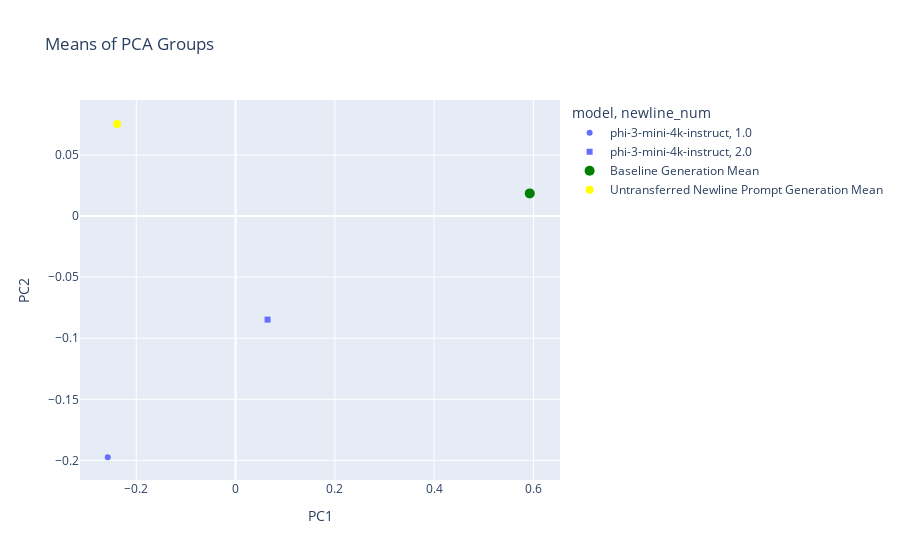

This figure's notebook cell:
### Code cell
pca_df = pd.DataFrame(embeddings_reduced, columns=['PC1', 'PC2'])
pca_df['model'] = results_df['model']
pca_df['newline_num'] = results_df['newline_num']

mean_pca_df = pca_df.groupby(['model', 'newline_num']).mean().reset_index()
print(mean_pca_df.head())

# fig.add_trace(px.scatter(mean_pca_df, x='PC1', y='PC2', color='temperature', symbol='layers_string', 
#                          title='Means of PCA Groups').data[0]):
mean_pca_df['type'] = 'Mean'
pca_df['type'] = 'Original'
combined_df = pd.concat([pca_df, mean_pca_df], ignore_index=True)
# fig = px.scatter(combined_df, x='PC1', y='PC2', color='temperature', symbol='layers_string', title='PCA of Sentence Embeddings')

# Plot mean points
mean_fig = px.scatter(mean_pca_df, x='PC1', y='PC2', color='model', symbol='newline_num', title='Means of PCA Groups', symbol_sequence = ['circle', 'square', 'diamond', 'cross', 'x', 'triangle-up', 'pentagon', 'hexagon', 'octagon', 'star'])
    
mean_fig.add_trace(go.Scatter(x=[baseline_mean_x], y=[baseline_mean_y], mode='markers', marker=dict(color='green', size=10), name='Baseline Generation Mean'))

mean_fig.add_trace(go.Scatter(x=[neutral_mean_x], y=[neutral_mean_y], mode='markers', marker=dict(color='yellow', size=8), name='Untransferred Newline Prompt Generation Mean'))
fig.data=[fig.data[3], fig.data[2], fig.data[1], fig.data[0]]

mean_fig.update_layout(coloraxis_colorbar=dict(yanchor="top", y=1, x=100, xref="container"))


mean_fig.show()

### Figure 1 — Plotly figure (JSON) as saved in the notebook; plotly's stock layout.template omitted (floating-point values rounded to 4 significant figures)
{"data": [{"hovertemplate": "model=phi-3-mini-4k-instruct<br>newline_num=1.0<br>PC1=%{x}<br>PC2=%{y}<extra></extra>", "legendgroup": "phi-3-mini-4k-instruct, 1.0", "marker": {"color": "#636efa", "symbol": "circle"}, "mode": "markers", "name": "phi-3-mini-4k-instruct, 1.0", "orientation": "v", "showlegend": true, "type": "scatter", "x": [-0.2574], "xaxis": "x", "y": [-0.1974], "yaxis": "y"}, {"hovertemplate": "model=phi-3-mini-4k-instruct<br>newline_num=2.0<br>PC1=%{x}<br>PC2=%{y}<extra></extra>", "legendgroup": "phi-3-mini-4k-instruct, 2.0", "marker": {"color": "#636efa", "symbol": "square"}, "mode": "markers", "name": "phi-3-mini-4k-instruct, 2.0", "orientation": "v", "showlegend": true, "type": "scatter", "x": [0.06451], "xaxis": "x", "y": [-0.08474], "yaxis": "y"}, {"marker": {"color": "green", "size": 10}, "mode": "markers", "name": "Baseline Generation Mean", "type": "scatter", "x": [0.5926], "y": [0.01856]}, {"marker": {"color": "yellow", "size": 8}, "mode": "markers", "name": "Untransferred Newline Prompt Generation Mean", "type": "scatter", "x": [-0.2384], "y": [0.07536]}], "layout": {"coloraxis": {"colorbar": {"x": 100, "xref": "container", "y": 1, "yanchor": "top"}}, "legend": {"title": {"text": "model, newline_num"}, "tracegroupgap": 0}, "title": {"text": "Means of PCA Groups"}, "xaxis": {"anchor": "y", "domain": [0, 1], "title": {"text": "PC1"}}, "yaxis": {"anchor": "x", "domain": [0, 1], "title": {"text": "PC2"}}}}
